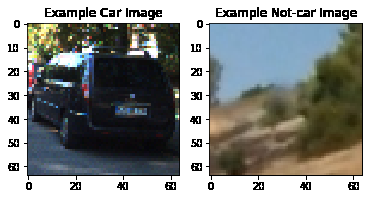
#> input picture writeup_img/car_nocar.png, 372 x 199 px
$ python -i lesson_functions.py   (imports and definitions only)   (older library calls are emulated)
#> lines starting #> are read from the running program, lines starting #| are printed output that depends on the picture
import matplotlib.image as mpimg
import numpy as np
import cv2
from skimage.feature import hog
import matplotlib.pyplot as plt
# Define a function to return HOG features and visualization
def get_hog_features(img, orient, pix_per_cell, cell_per_block,
                        vis=False, feature_vec=True):
    # Call with two outputs if vis==True
    if vis == True:
        features, hog_image = hog(img, orientations=orient,
                                  pixels_per_cell=(pix_per_cell, pix_per_cell),
                                  cells_per_block=(cell_per_block, cell_per_block),
                                  transform_sqrt=True,
                                  visualise=vis, feature_vector=feature_vec)
        return features, hog_image
    # Otherwise call with one output
    else:
        features = hog(img, orientations=orient,
                       pixels_per_cell=(pix_per_cell, pix_per_cell),
                       cells_per_block=(cell_per_block, cell_per_block),
                       transform_sqrt=True,
                       visualise=vis, feature_vector=feature_vec)
        return features

# Define a function to compute binned color features
def bin_spatial(img, size=(32, 32)):
    # Use cv2.resize().ravel() to create the feature vector
    features = cv2.resize(img, size).ravel()
    # Return the feature vector
    return features
# [7 lines of commented-out code are left out]
def color_hist(img, nbins=32, bins_range=(0, 256)):
    # Compute the histogram of the color channels separately
    channel1_hist = np.histogram(img[:,:,0], bins=nbins, range=bins_range)
    channel2_hist = np.histogram(img[:,:,1], bins=nbins, range=bins_range)
    channel3_hist = np.histogram(img[:,:,2], bins=nbins, range=bins_range)
    # Concatenate the histograms into a single feature vector
    hist_features = np.concatenate((channel1_hist[0], channel2_hist[0], channel3_hist[0]))
    # Return the individual histograms, bin_centers and feature vector
    return hist_features

def convert_color(img, color_space='YCrCb'):
    if color_space != 'RGB':
        if color_space == 'HSV':
            feature_image = cv2.cvtColor(img, cv2.COLOR_BGR2HSV)
        elif color_space == 'LUV':
            feature_image = cv2.cvtColor(img, cv2.COLOR_BGR2LUV)
        elif color_space == 'HLS':
            feature_image = cv2.cvtColor(img, cv2.COLOR_BGR2HLS)
        elif color_space == 'YUV':
            feature_image = cv2.cvtColor(img, cv2.COLOR_BGR2YUV)
        elif color_space == 'YCrCb':
            feature_image = cv2.cvtColor(img, cv2.COLOR_BGR2YCrCb)
    else: feature_image = np.copy(img)
    return feature_image
# Define a function to extract features from a single image window
# This function is very similar to extract_features()
# just for a single image rather than list of images
def single_img_features(img, color_space='RGB', spatial_size=(32, 32),
                        hist_bins=32, orient=9,
                        pix_per_cell=8, cell_per_block=2, hog_channel=0,
                        spatial_feat=True, hist_feat=True, hog_feat=True):
    #1) Define an empty list to receive features
    img_features = []
    #2) Apply color conversion if other than 'RGB'
    feature_image = convert_color(img, color_space)
    # if np.amax(img) > 10:
    #     img = img.astype(np.float32)/255
    #3) Compute spatial features if flag is set
    if spatial_feat == True:
        spatial_features = bin_spatial(feature_image, size=spatial_size)
        #4) Append features to list
        img_features.append(spatial_features)
    #5) Compute histogram features if flag is set
    if hist_feat == True:
        hist_features = color_hist(feature_image, nbins=hist_bins)
        #6) Append features to list
        img_features.append(hist_features)
    #7) Compute HOG features if flag is set
    if hog_feat == True:
        if hog_channel == 'ALL':
            hog_features = []
            for channel in range(feature_image.shape[2]):
                hog_features.extend(get_hog_features(feature_image[:,:,channel],
                                    orient, pix_per_cell, cell_per_block,
                                    vis=False, feature_vec=True))
        else:
            hog_features = get_hog_features(feature_image[:,:,hog_channel], orient,
                        pix_per_cell, cell_per_block, vis=False, feature_vec=True)
        #8) Append features to list
        img_features.append(hog_features)

    #9) Return concatenated array of features
    return np.concatenate(img_features)

# Define a function to extract features from a list of images
# Have this function call bin_spatial() and color_hist()
# [82 lines left out: functions extract_features, slide_window, draw_boxes, not called in this run]


def showImg(image):
    plt.imshow(cv2.cvtColor(image, cv2.COLOR_BGR2RGB))
    plt.show()


>>> import cv2
>>> picture = cv2.imread('writeup_img/car_nocar.png')
#> picture is the input picture: shape (199, 372, 3); mean B, G, R 135.9, 138.6, 135.8
>>> result = single_img_features(picture)
#> in bin_spatial, `features = cv2.resize(img, size).ravel()`: features = 3072 values, max 255 at index 0, min 0 at index 117, mean 140.4
#> in single_img_features, `spatial_features = bin_spatial(feature_image, size=spatial_size)`: spatial_features has the same summary as features in bin_spatial
#> in color_hist, `hist_features = np.concatenate((channel1_hist[0], channel2_hist[0], ch..`: hist_features = 96 values, max 25216 at index 31, min 36 at index 26, mean 2313.4
#> in get_hog_features, `features = hog(img, orientations=orient, pixels_per_cell=(pix_per_cell..`:
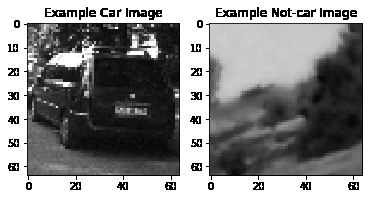
#> img: shape (199, 372); min 0, max 255, mean 135.9

$ run again, on writeup_img/example.png
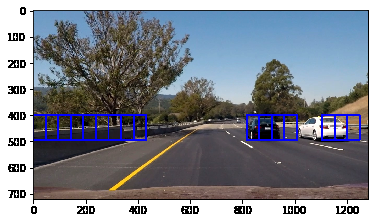
#> input picture writeup_img/example.png, 378 x 223 px
#> picture is the input picture: shape (223, 378, 3); mean B, G, R 141.7, 132.8, 128.6
#> features = 3072 values, max 255 at index 0, min 0 at index 867, mean 132.4
#> spatial_features has the same summary as features in bin_spatial
#> in color_hist, `hist_features = np.concatenate((channel1_hist[0], channel2_hist[0], ch..`: hist_features = 96 values, max 20732 at index 31, min 32 at index 93, mean 2634.2
#> in get_hog_features, `features = hog(img, orientations=orient, pixels_per_cell=(pix_per_cell..`:
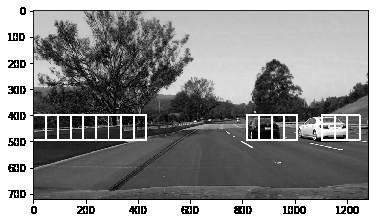
#> img: shape (223, 378); min 0, max 255, mean 141.7

$ run again, on writeup_img/features.png
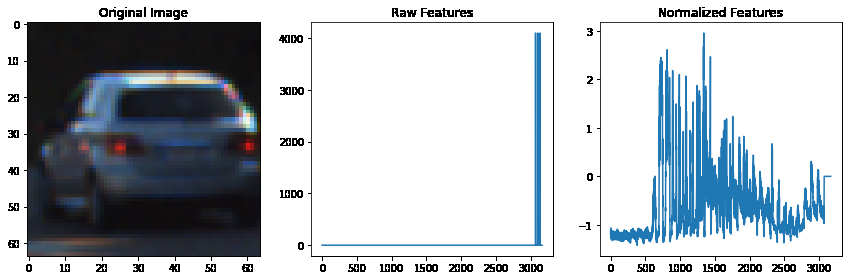
#> input picture writeup_img/features.png, 852 x 280 px
#> picture is the input picture: shape (280, 852, 3); mean B, G, R 196.9, 191.5, 185.8
#> features = 3072 values, max 255 at index 0, min 0 at index 147, mean 191.9
#> spatial_features has the same summary as features in bin_spatial
#> in color_hist, `hist_features = np.concatenate((channel1_hist[0], channel2_hist[0], ch..`: hist_features = 96 values, max 161736 at index 31, min 165 at index 56, mean 7455
#> in get_hog_features, `features = hog(img, orientations=orient, pixels_per_cell=(pix_per_cell..`:
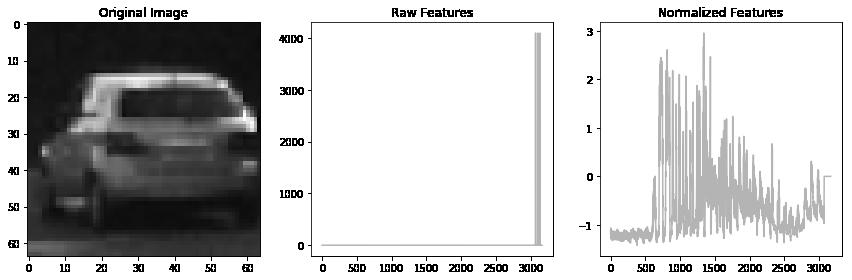
#> img: shape (280, 852); min 0, max 255, mean 196.9

$ run again, on writeup_img/heatmap.png
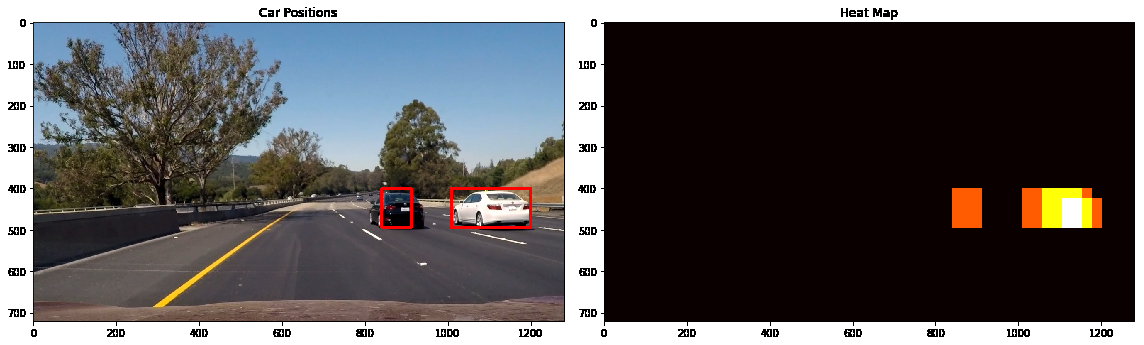
#> input picture writeup_img/heatmap.png, 1144 x 345 px
#> picture is the input picture: shape (345, 1144, 3); mean B, G, R 90.1, 89.4, 92.8
#> features = 3072 values, max 255 at index 0, min 0 at index 243, mean 88.71
#> spatial_features has the same summary as features in bin_spatial
#> in color_hist, `hist_features = np.concatenate((channel1_hist[0], channel2_hist[0], ch..`: hist_features = 96 values, max 166615 at index 0, min 115 at index 59, mean 12333.8
#> in get_hog_features, `features = hog(img, orientations=orient, pixels_per_cell=(pix_per_cell..`:
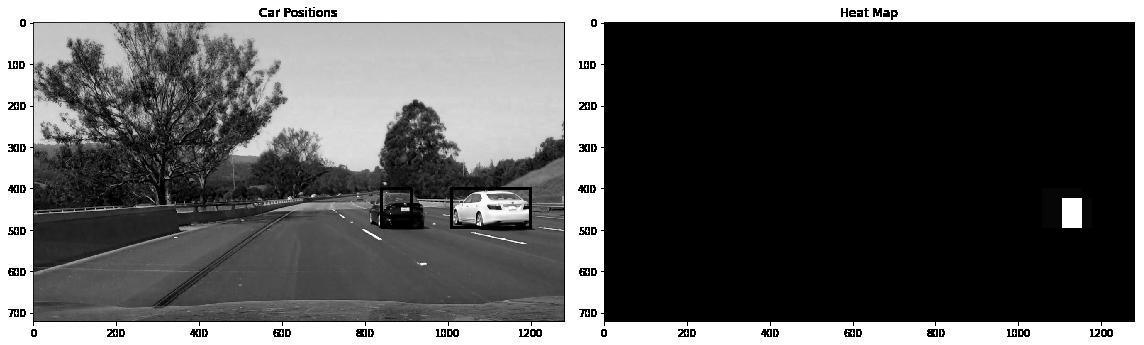
#> img: shape (345, 1144); min 0, max 255, mean 90.1
